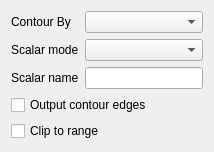
<?xml version="1.0" encoding="UTF-8"?>
<ui version="4.0">
 <class>pqBandedPolyDataContourControls</class>
 <widget class="QWidget" name="pqBandedPolyDataContourControls">
  <property name="geometry">
   <rect>
    <x>0</x>
    <y>0</y>
    <width>214</width>
    <height>150</height>
   </rect>
  </property>
  <property name="windowTitle">
   <string>Form</string>
  </property>
  <layout class="QGridLayout" name="gridLayout">
   <item row="0" column="0">
    <widget class="QLabel" name="SelectInputScalarsLabel">
     <property name="text">
      <string>Contour By</string>
     </property>
    </widget>
   </item>
   <item row="0" column="1">
    <widget class="QComboBox" name="SelectInputScalars"/>
   </item>
   <item row="1" column="0">
    <widget class="QLabel" name="ScalarModeLabel">
     <property name="text">
      <string>Scalar mode</string>
     </property>
    </widget>
   </item>
   <item row="1" column="1">
    <widget class="QComboBox" name="ScalarMode"/>
   </item>
   <item row="2" column="0">
    <widget class="QLabel" name="ScalarNameLabel">
     <property name="text">
      <string>Scalar name</string>
     </property>
    </widget>
   </item>
   <item row="2" column="1">
    <widget class="QLineEdit" name="ScalarName"/>
   </item>
   <item row="3" column="0" colspan="2">
    <widget class="QCheckBox" name="GenerateContourEdges">
     <property name="text">
      <string>Output contour edges</string>
     </property>
    </widget>
   </item>
   <item row="4" column="0" colspan="2">
    <widget class="QCheckBox" name="Clipping">
     <property name="text">
      <string>Clip to range</string>
     </property>
    </widget>
   </item>
  </layout>
 </widget>
 <tabstops>
  <tabstop>SelectInputScalars</tabstop>
  <tabstop>ScalarMode</tabstop>
  <tabstop>GenerateContourEdges</tabstop>
  <tabstop>Clipping</tabstop>
 </tabstops>
 <resources/>
 <connections/>
</ui>
